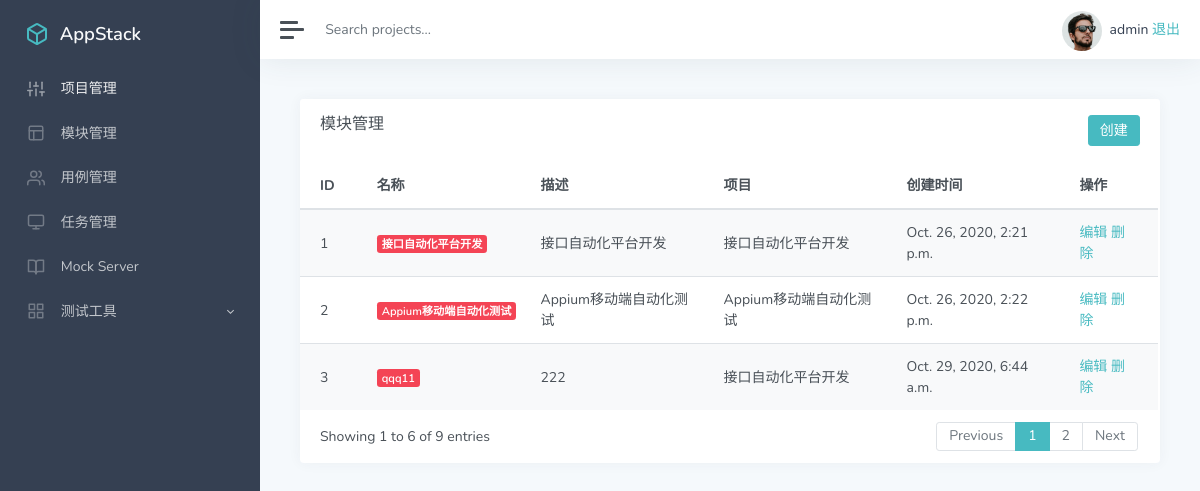
/manage/module_list/ (signed in), run on the app's committed database.
### app_manage/models.py (models this page shows)
class Module(models.Model):
    project = models.ForeignKey(Project,on_delete=models.CASCADE)
    name = models.CharField('名称',max_length=100,null=False,default='')
    describe = models.TextField('描述',default='')
    update_time = models.DateTimeField('更新时间',auto_now=True)
    create_time = models.DateTimeField('创建时间',auto_now_add=True)

class Project(models.Model):
    name = models.CharField('名称',max_length=100,blank=False,default='')
    describe = models.TextField('描述',default='')
    status = models.BooleanField('状态',default=True)
    update_time = models.DateTimeField('更新时间',auto_now=True)
    create_time = models.DateTimeField('创建时间',auto_now_add=True)
    def __str__(self):
        return self.name

### app_manage/views/module.py (the view)
# urls.py: path('module_list/',module.list_module),
def list_module(request):
    module_list = Module.objects.all()
    return render(request,'module/list.html',{"modules":module_list})

### templates/module/list.html (shortened to what this page needs)
{% extends 'manager.html' %}
{% block manager %}
<div class="col-12 col-lg-12 d-flex">
    <div class="card flex-fill">
        <div class="card-header">
            <h5 class="card-title mb-0" style="float:left">模块管理</h5>
            <button type="button" onclick="add()" class="btn btn-primary" style="float:right">创建</button>
        </div>
        <div id="datatables-dashboard-products_wrapper"
             class="dataTables_wrapper dt-bootstrap4 no-footer">
            <div class="row">
                <div class="col-sm-12">
                    <table id="datatables-dashboard-products"
                           class="table table-striped my-0 dataTable no-footer" role="grid"
                           aria-describedby="datatables-dashboard-products_info"
                           style="
                    width: 100%;
                    height: 100%;
                    ">
                        <thead>
                        <tr role="row">
                            <th>ID</th>
                            <th>名称</th>
                            <th>描述</th>
                            <th>项目</th>
                            <th>创建时间</th>
                            <th>操作</th>
                        </tr>
                        </thead>
                        <tbody>
                        {% for m in modules %}
                        <tr role="row" class="odd">
                            <td class="sorting_1">{{m.id}}</td>
                            <td><span class="badge badge-danger">{{m.name}}</span></td>
                            <td class="d-none d-xl-table-cell">{{m.describe}}</td>
                            <td class="d-none d-xl-table-cell">{{m.project}}</td>
                            <td class="d-none d-xl-table-cell">{{m.create_time}}</td>
                            <td>
                                <a href="/manage/module_edit/{{m.id}}">编辑</a>
                                <a href="/manage/module_delete/{{m.id}}">删除</a>
                            </td>
                        </tr>
                        {% endfor %}
                        </tbody>
                    </table>
                </div>
            </div>
            <div class="row">
                <div class="col-sm-12 col-md-5">
                    <div class="dataTables_info" id="datatables-dashboard-products_info"
                         role="status" aria-live="polite">Showing 1 to 6 of 9 entries
                    </div>
                </div>
                <div class="col-sm-12 col-md-7">
                    <div class="dataTables_paginate paging_simple_numbers"
                         id="datatables-dashboard-products_paginate">
                        <ul class="pagination">
                            <li class="paginate_button page-item previous disabled"
                                id="datatables-dashboard-products_previous"><a href="#"
                                                                               aria-controls="datatables-dashboard-products"
                                                                               data-dt-idx="0"
                                                                               tabindex="0"
                                                                               class="page-link">Previous</a>
                            </li>
                            <li class="paginate_button page-item active"><a href="#"
                                                                            aria-controls="datatables-dashboard-products"
                                                                            data-dt-idx="1"
                                                                            tabindex="0"
                                                                            class="page-link">1</a>
                            </li>
                            <li class="paginate_button page-item "><a href="#"
                                                                      aria-controls="datatables-dashboard-products"
                                                                      data-dt-idx="2" tabindex="0"
                                                                      class="page-link">2</a></li>
                            <li class="paginate_button page-item next"
                                id="datatables-dashboard-products_next"><a href="#"
                                                                           class="page-link">Next</a>
                            </li>
                        </ul>
                    </div>
                </div>
            </div>
        </div>
    </div>
{% endblock %}

### templates/manager.html (shortened to what this page needs)
<!DOCTYPE html>
<html lang="en">
<head>
    <link href='/static/css/classic.css' rel='stylesheet' type='text/css'/>
</head>
<body>
<div class="wrapper">
    <nav id="sidebar" class="sidebar">
        <div class="sidebar-content ">
            <a class="sidebar-brand" href="index.html">
                <span class="align-middle">AppStack</span>
            </a>
            <ul class="sidebar-nav">
                <li class="sidebar-item active">
                    <a href="/manage/project_list/" class="sidebar-link" aria-expanded="true">
                        <span class="align-middle">项目管理</span>
                    </a>
                </li>
                <li class="sidebar-item">
                    <a href="/manage/module_list/" class="sidebar-link collapsed">
                        <span class="align-middle">模块管理</span>
                    </a>
                </li>
                <li class="sidebar-item">
                    <a href="/case/" class="sidebar-link collapsed">
                        <span class="align-middle">用例管理</span>
                    </a>
                </li>
                <li class="sidebar-item">
                    <a href="#layouts" class="sidebar-link collapsed">
                        <span class="align-middle">任务管理</span>
                    </a>
                </li>
                <li class="sidebar-item">
                    <a href="#documentation" class="sidebar-link collapsed">
                        <span class="align-middle">Mock Server</span>
                    </a>
                </li>
                <li class="sidebar-item">
                    <a href="#ui" data-toggle="collapse" class="sidebar-link collapsed">
                        <span class="align-middle">测试工具</span>
                    </a>
                </li>
            </ul>
        </div>
    </nav>
    <div class="main">
        <nav class="navbar navbar-expand navbar-light bg-white">
            <a class="sidebar-toggle d-flex mr-2">
                <i class="hamburger align-self-center"></i>
            </a>
            <form class="form-inline d-none d-sm-inline-block">
                <input class="form-control form-control-no-border mr-sm-2" type="text" placeholder="Search projects..."
                       aria-label="Search">
            </form>
            <div class="navbar-collapse collapse">
                <ul class="navbar-nav ml-auto">
                    <li class="nav-item dropdown">
                        <a href="#" data-toggle="dropdown">
                            <img src="/static/img/avatar.jpg" class="avatar img-fluid rounded-circle mr-1"
                                 alt="Chris Wood">
                            <span class="text-dark">{{user}}</span>
                            <a href="/logout/">退出</a>
                        </a>
                    </li>
                </ul>
            </div>
        </nav>
        <main class="content">
            <div class="container-fluid p-0">
                <div class="row">
                    {% block manager %}
                    {% endblock %}
                </div>
                </div>
        </main>
    </div>
</div>
</body>
</html>

### data on the page
Module: id "1", name "接口自动化平台开发", describe "接口自动化平台开发", project "接口自动化平台开发", create_time "Oct. 26, 2020, 2:21 p.m."
Module: id "2", name "Appium移动端自动化测试", describe "Appium移动端自动化测试", project "Appium移动端自动化测试", create_time "Oct. 26, 2020, 2:22 p.m."
Module: id "3", name "qqq11", describe "222", project "接口自动化平台开发", create_time "Oct. 29, 2020, 6:44 a.m."

### other printed values
{{ user }} "admin"
